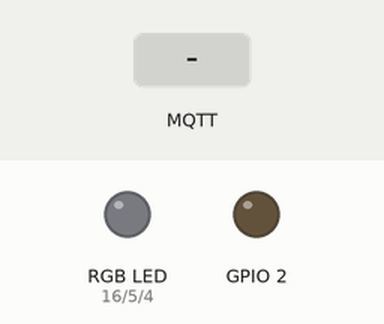
Recording of a sketch running on a simulated ESP8266 (NodeMCU). Parts: an RGB LED mixed from three pins (HIGH = lit), output pins drawn as LEDs (lit = HIGH). The test bench sets the inputs (shaded band). Dim RGB values are drawn brighter than linear; WiFi joins after 1.5 s; servers stay silent unless stated; no MQTT or app messages arrive unless stated; what the sketch prints to the serial monitor is not drawn.

Above: at 2.7 s.
2.8 s: MQTT message "red" arrives on the first subscribed topic
At 4.0 s:
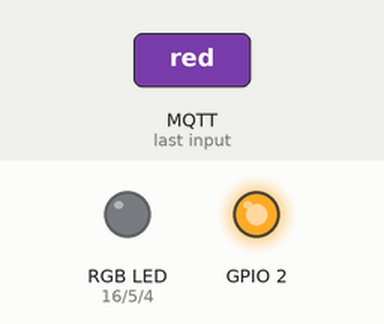
4.3 s: MQTT message "true" arrives on the first subscribed topic
At 5.2 s:
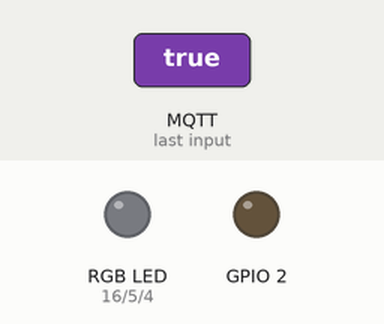
5.8 s: MQTT message "5" arrives on the second subscribed topic
At 6.3 s:
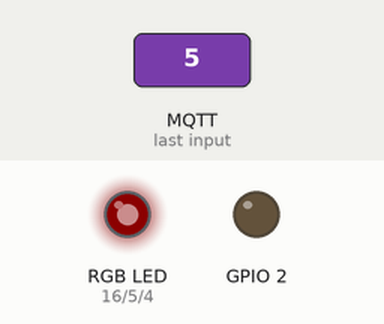
7.3 s: MQTT message "green" arrives on the third subscribed topic
At 8.5 s:
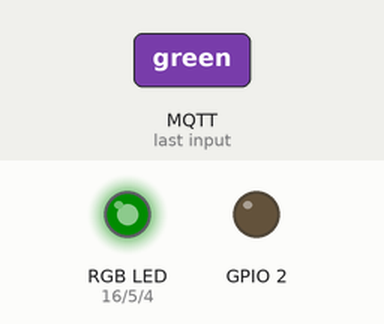
8.8 s: MQTT message "blue" arrives on the third subscribed topic
At 9.8 s:
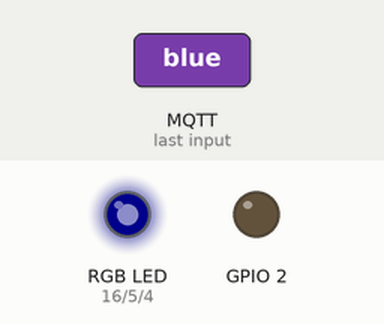
Timing chart, 0 to 11.3 s (numbered marks = the images above; inputs shaded):
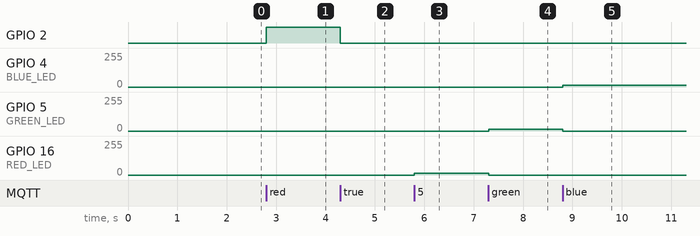

Measured:
- after the input at 2.8 s, GPIO 2: LOW → HIGH at once
- after the input at 4.3 s, GPIO 2: HIGH → LOW at once
- after the input at 5.8 s, GPIO 16 (RED_LED): 0/255 → 12/255 at once
- after the input at 7.3 s, GPIO 5 (GREEN_LED): 0/255 → 12/255 at once; GPIO 16 (RED_LED): 12/255 → 0/255 at once
- after the input at 8.8 s, GPIO 4 (BLUE_LED): 0/255 → 12/255 at once; GPIO 5 (GREEN_LED): 12/255 → 0/255 at once

The sketch:

mqtt_rgb_led.ino
```cpp
#include <MQTT.h>
#include <MQTTClient.h>

/*
 ESP8266 MQTT example
 This sketch demonstrates the capabilities of the pubsub library in combination
 with the ESP8266 board/library.
 It will reconnect to the server if the connection is lost using a blocking
 reconnect function. See the 'mqtt_reconnect_nonblocking' example for how to
 achieve the same result without blocking the main loop.
 To install the ESP8266 board, (using Arduino 1.6.4+):
  - Add the following 3rd party board manager under "File -> Preferences -> Additional Boards Manager URLs":
       http://arduino.esp8266.com/stable/package_esp8266com_index.json
  - Open the "Tools -> Board -> Board Manager" and click install for the ESP8266"
  - Select your ESP8266 in "Tools -> Board"
*/

/*
 * TLS Support: https://github.com/espressif/arduino-esp32/blob/master/libraries/WiFiClientSecure/examples/WiFiClientSecure/WiFiClientSecure.ino
 */

//WLAN and MQTT
#include <SPI.h>
#include <Wire.h>
#include <ESP8266WiFi.h>
#include <PubSubClient.h>
const char* client_name = "RGB-LED";
const char* ssid = "WLAN-AKX7YW";
const char* password = "7527024998732131";
const char* mqtt_server = "192.168.2.120";
WiFiClient espClient;
PubSubClient client(espClient);

// Sign Of Life
#include <time.h>
int lastSign = 0;

// Color
unsigned long lastMsg = 0;
#define MSG_BUFFER_SIZE	(50)
char msg[MSG_BUFFER_SIZE];
int value = 0;
int RED_LED= 16;
int GREEN_LED = 5;
int BLUE_LED = 4;
boolean valueSwitch = false;
int valueIntensity = 0;
String valueColor = "red";

// Topics
const char* topic_switch = "lab/rgb-led/switch";
const char* topic_intensity = "lab/rgb-led/intensity";
const char* topic_color = "lab/rgb-led/color";
const char* topic_heartbeat = "lab/rgb-led/heartbeat";
const char* topic_restart = "lab/rgb-led/restart";

void setup_wifi() {
  delay(10);
  Serial.println();
  Serial.print("Connecting to ");
  Serial.println(ssid);

  WiFi.mode(WIFI_STA);
  WiFi.begin(ssid, password);

  while (WiFi.status() != WL_CONNECTED) {
    delay(500);
    Serial.print(".");
  }
  randomSeed(micros());

  Serial.println("");
  Serial.println("WiFi connected");
  Serial.println("IP address: ");
  Serial.println(WiFi.localIP());
}

void reconnect() {
  // Loop until we're reconnected
  while (!client.connected()) {
    Serial.print("Attempting MQTT connection...");
    // Create a random client ID
    String clientId = "ESP8266Client-";
    //clientId += String(random(0xffff), HEX);
    clientId += client_name;
    // Attempt to connect
    if (client.connect(clientId.c_str())) {
      Serial.println("connected");
      client.subscribe(topic_switch);
      client.subscribe(topic_intensity);
      client.subscribe(topic_color);
      client.subscribe(topic_restart);
    } else {
      if (WiFi.status() != WL_CONNECTED) {
        Serial.println();
        Serial.print("Connecting to ");
        Serial.println(ssid);

        WiFi.begin(ssid, password);

        while (WiFi.status() != WL_CONNECTED) {
          delay(500);
          Serial.print(".");
        }
      }


      int lastMillis = millis();
      Serial.print("failed, rc=");
      Serial.print(client.state());
      Serial.println("try again in 5 seconds");
      // Wait 5 seconds before retrying

      //MQTT Offline --> Lost-Protocol
      while (millis()-lastMillis < 5000) {
        lostProtocol();
        delay(10);
      }
    }
  }
}

void callback(char* topic, byte* payload, unsigned int length) {
  Serial.print("Message arrived [");
  Serial.print(topic);
  Serial.print("] ");
  for (int i = 0; i < length; i++) {
    Serial.print((char)payload[i]);
  }
  Serial.println();

  if (strcmp( topic, topic_switch)==0) {
    String str = "";
    for (int i = 0; i < length; i++) { str += (char)payload[i]; }

    if (str == "true") {
      valueSwitch = true;
    } else {
      valueSwitch = false;
    }

    handleLed();
  }

  if (strcmp( topic, topic_intensity)==0) {
    String str = "";
    for (int i = 0; i < length; i++) { str += (char)payload[i]; }

    valueIntensity = str.toInt();

    handleLed();
  }

  if (strcmp( topic, topic_color)==0) {
    String str = "";
    for (int i = 0; i < length; i++) { str += (char)payload[i]; }

    valueColor = str;

    handleLed();
  }

  if ( strcmp( topic, topic_restart ) == 0 )
  {
    String restartStr = "";
    for (int i = 0; i < length; i++) { restartStr += (char)payload[i]; }

    if (restartStr == "true") {
      client.publish(topic_restart,String("false").c_str());
      Serial.println("Restart requested via MQTT.");
      Serial.println("Restarting...");

      delay (1000);
      ESP.restart();
    }
  }
}

void handleLed() {
  if (valueSwitch == true) {
    digitalWrite(BUILTIN_LED, LOW); // LOW for ON, because it is active low on the ESP-01)
    float valueRed = 0;
    float valueGreen = 0;
    float valueBlue = 0;

    if (valueColor == "red") {
      valueRed = 255;
    }

    if (valueColor == "green") {
      valueGreen = 255;
    }

    if (valueColor == "blue") {
      valueBlue = 255;
    }

    float intensity = valueIntensity;

    valueRed = (valueRed/255) * (intensity/100*255);
    valueGreen = (valueGreen/255) * (intensity/100*255);
    valueBlue = (valueBlue/255) * (intensity/100*255);

    analogWrite(RED_LED, valueRed);
    analogWrite(GREEN_LED, valueGreen);
    analogWrite(BLUE_LED, valueBlue);
    digitalWrite(BUILTIN_LED, LOW);
  } else {
    analogWrite(RED_LED, 0);
    analogWrite(GREEN_LED, 0);
    analogWrite(BLUE_LED, 0);
    digitalWrite(BUILTIN_LED, HIGH);
  }
}

void lostProtocol() {

}

void signOfLife() {
  if (millis()-lastSign >= 60000) {
    lastSign = millis();
    client.publish(topic_heartbeat,String("true").c_str());
  }
}

void setup() {
  Serial.begin(115200);
  SPI.begin();
  setup_wifi();
  client.setServer(mqtt_server, 1883);
  client.setCallback(callback);

  pinMode(BUILTIN_LED, OUTPUT);     // Initialize the BUILTIN_LED pin as an output
  pinMode(RED_LED, OUTPUT);
  pinMode(GREEN_LED, OUTPUT);
  pinMode(BLUE_LED, OUTPUT);
}

void loop() {
  if (!client.connected()) {
    client.unsubscribe(topic_switch);
    client.unsubscribe(topic_intensity);
    client.unsubscribe(topic_color);
    client.unsubscribe(topic_restart);

    reconnect();
  }
  client.loop();

  signOfLife();
}
```
